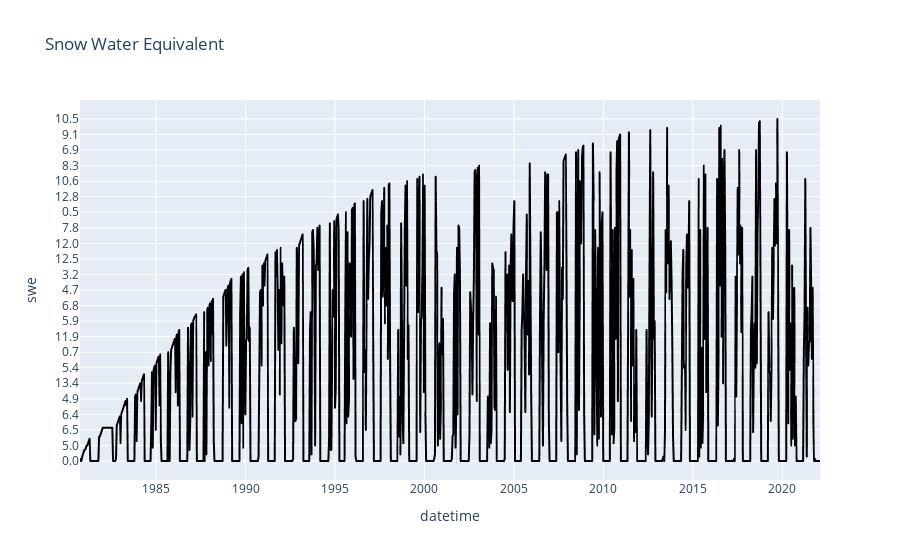

Notebook source saved alongside this figure:
### Code cell
snotel = swe.query("name =='Summit Ranch'")

fig = px.line(snotel, 
            x = 'datetime', 
            y = 'swe',
            title = 'Snow Water Equivalent',
            color_discrete_sequence=px.colors.sequential.Inferno)
fig.show()

### Figure 1 — Plotly figure (JSON) as saved in the notebook; plotly's stock layout.template omitted (floating-point values rounded to 4 significant figures; data arrays with more than 128 entries replaced by an {"elided": "..."} marker saying what was removed)
{"data": [{"hovertemplate": "datetime=%{x}<br>swe=%{y}<extra></extra>", "legendgroup": "", "line": {"color": "#000004", "dash": "solid"}, "marker": {"symbol": "circle"}, "mode": "lines", "name": "", "showlegend": false, "type": "scattergl", "x": {"elided": "1008 str values"}, "xaxis": "x", "y": {"elided": "1008 str values"}, "yaxis": "y"}], "layout": {"legend": {"tracegroupgap": 0}, "title": {"text": "Snow Water Equivalent"}, "xaxis": {"anchor": "y", "domain": [0, 1], "title": {"text": "datetime"}}, "yaxis": {"anchor": "x", "domain": [0, 1], "title": {"text": "swe"}}}}
